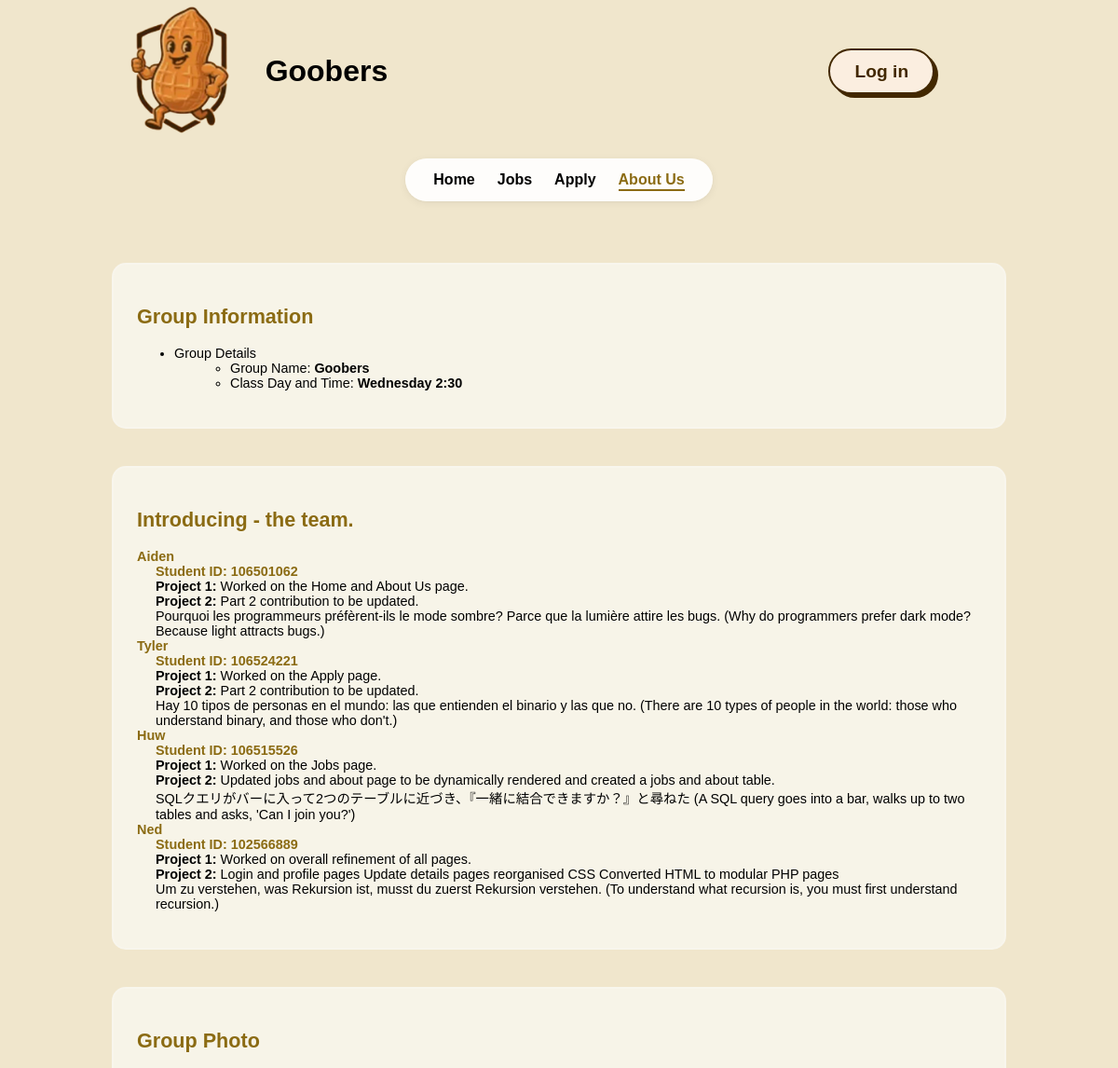
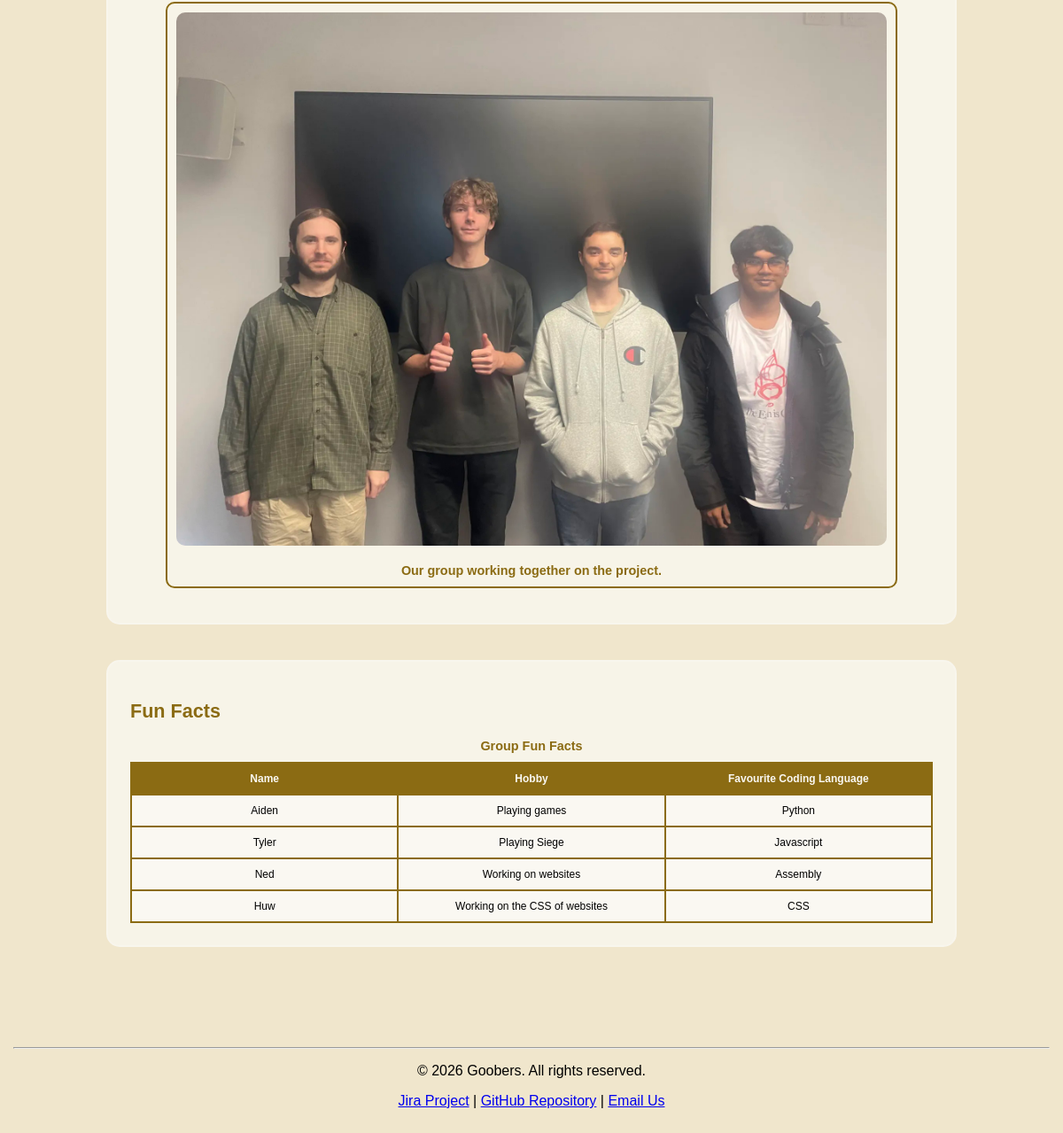
/about_us.php, run on the app's committed database (2 pictures, top to bottom).
### tables this page shows
CREATE TABLE `about` (
  `id` int(11) NOT NULL,
  `name` varchar(50) NOT NULL,
  `student_id` varchar(20) NOT NULL,
  `quote` text NOT NULL,
  `part1_contribution` text NOT NULL,
  `part2_contribution` text NOT NULL
);

### about_us.php (the view, shortened to what this page needs)
<?php
require_once("settings.php");
?>
<?php include "header.inc" ?>
    <main>
        <section id="groupInfo" class="contentBox" aria-label="Group Information">
            <h2>Group Information</h2>
            <ul>
                <li>
                    Group Details
                    <ul>
                        <li>Group Name: <strong>Goobers</strong></li>
                        <li>Class Day and Time: <strong>Wednesday 2:30</strong></li>
                    </ul>
                </li>
            </ul>
        </section>
        <section id="contributions" class="contentBox" aria-label="Team Contributions">
            <h2>Introducing - the team.</h2>
            <?php
            $conn = mysqli_connect($host, $dbuser, $dbpass, $dbname);
            if (!$conn) {
                echo "<p>Unable to load team contributions at this time.</p>";
            } else {
                $result = mysqli_query($conn, "SELECT * FROM about ORDER BY id ASC");
                if (!$result || mysqli_num_rows($result) === 0) {
                    echo "<p>No member information available.</p>";
                } else {
                    echo "<dl>";
                    while ($member = mysqli_fetch_assoc($result)) {
                        $name  = htmlspecialchars($member['name']);
                        $sid   = htmlspecialchars($member['student_id']);
                        $quote = htmlspecialchars($member['quote']);
                        $part1 = htmlspecialchars($member['part1_contribution']);
                        $part2 = htmlspecialchars($member['part2_contribution']);
                        ?>
                        <dt><?php echo $name; ?></dt>
                        <dd class="student-id">Student ID: <?php echo $sid; ?></dd>
                        <dd><strong>Project 1:</strong> <?php echo $part1; ?></dd>
                        <dd><strong>Project 2:</strong> <?php echo $part2; ?></dd>
                        <dd><?php echo $quote; ?></dd>
                        <?php
                    }
                    echo "</dl>";
                }
            }
            ?>
        </section>
        <section id="groupPhoto" class="contentBox" aria-label="Group Photo">
            <h2>Group Photo</h2>
            <figure>
                <img src="images/group_photo.png" alt="Group photo of the Goobers team">
                <figcaption>
                    <strong>Our group working together on the project.</strong>
                </figcaption>
            </figure>
        </section>
        <section id="funFacts" class="contentBox" aria-label="Fun Facts">
            <h2>Fun Facts</h2>
            <table>
                <caption>Group Fun Facts</caption>
                <tr>
                    <th>Name</th>
                    <th>Hobby</th>
                    <th>Favourite Coding Language</th>
                </tr>
                <tr>
                    <td>Aiden</td>
                    <td>Playing games</td>
                    <td>Python</td>
                </tr>
                <tr>
                    <td>Tyler</td>
                    <td>Playing Siege</td>
                    <td>Javascript</td>
                </tr>
                <tr>
                    <td>Ned</td>
                    <td>Working on websites</td>
                    <td>Assembly</td>
                </tr>
                <tr>
                    <td>Huw</td>
                    <td>Working on the CSS of websites</td>
                    <td>CSS</td>
                </tr>
            </table>
        </section>
    </main>
<?php include "footer.inc" ?>

### header.inc (shortened to what this page needs)
<?php
$current_page = basename($_SERVER['PHP_SELF']);
?>
<!DOCTYPE html>
<html lang="en">
  <head>
    <link rel="stylesheet" href="./styles/styles.css">
  </head>
<body>
    <header class="header">
	<div class="item-1">
		<div class="logo_and_title">
		<a href="index.php">
			<img src="images/logo.png" alt="Goobers Logo"
				id="logo" aria-label="Go to homepage"
				title="Take me home!">
		</a>
		<h1>Goobers</h1>
		</div>
	</div>
	<div class="item-2" aria-label="Login button">
		<?php if (isset($_SESSION['username'])): ?>
			<div class="dropdown">
				<div class="dropdown-header">
				<p class="dropdown-btn">
				<?php echo htmlspecialchars($_SESSION['username']); ?>
				<div id="profile_button" aria-label="Go to profile">
				</div>
				</div>
				<div class="dropdown-content">
					<ul>
						<li><a href="profile.php">Account Settings</a></li>
						<li><a href="manage.php">Management Page</a></li>
						<li><a href="logout.php">Logout</a></li>
					</ul>
				</div>
			</div>
		<?php else: ?>
			<div>
			<a href="sign_in.php" class="custom-button" id="account-button">Log in</a>
			</div>
		<?php endif; ?>
	</div>
	<nav class="item-3" aria-label="Main navigation">
	  <ul>
	      <li><a href="index.php" class="<?= $current_page == 'index.php' ? 'active' : '' ?>">Home</a></li>
	      <li><a href="jobs.php" class="<?= $current_page == 'jobs.php' ? 'active' : '' ?>">Jobs</a></li>
	      <li><a href="apply.php" class="<?= $current_page == 'apply.php' ? 'active' : '' ?>">Apply</a></li>
	      <li><a href="about_us.php" class="<?= $current_page == 'about_us.php' ? 'active' : '' ?>">About Us</a></li>
	  </ul>
	</nav>
    </header>

### footer.inc
    <footer aria-label="Footer information">
      <hr>
      <p>&copy; 2026 Goobers. All rights reserved.</p>
      <p>
        <a href="https://student-team-dxgbe8hd.atlassian.net/jira/software/projects/SCRUM/boards/1">Jira Project</a> |
        <a href="https://github.com/Res-ro/goobers-applied-web-sustainable-energy">GitHub Repository</a> |
        <a href="mailto:info@goobers.com">Email Us</a>
      </p>
    </footer>
  </body>
</html>

### styles/styles.css (style rules this page uses)
:root { --main-bg: #dab262; --custom-white: #faf8f2; --custom-cream: #f0e6cc; --custom-peanut:#8b6b13; --custom-peanut2:#ab8b33; --custom-peanut3:#cbab53; --custom-peanut4: #a87f14; --custom-title:#6b4b03; --custom-goober: #f0e6cc; --custom-gooberwhite: #faf8f2; --custom-goobergray: #ebeced; --custom-login: #bab262; --glass-white: rgba(250, 248, 242, 0.75); --glass-white-hover: rgba(250, 248, 242, 0.9); --border-white-soft: rgba(250, 248, 242, 0.4); --shadow-peanut-soft: rgba(139, 107, 19, 0.15); --border-peanut-soft: rgba(201, 168, 76, 0.5); --main-font: Verdana, Geneva, sans-serif; }
body { width: 100%; height: 100%; margin: 0; padding: 0; font-family: var(--main-font); font-size: 16px; background: var(--custom-cream); }
main { width: 80%; min-height: 800px; margin: 30px auto; padding: 20px; background: transparent; }
footer { text-align: center; padding: 15px; margin-top: 30px; color: rgb(0, 0, 0); background: transparent; }
.item-3 li a { cursor: pointer; }
img { max-width: 100%; height: auto; }
header.header { display: grid; grid-template-columns: auto auto; grid-template-rows: auto auto; font-weight: bold; }
.item-1 { grid-area: 1 / 1 / 1 / 1; display: flex; justify-content: center; align-items: center; }
#logo { max-width: 100%; max-height: 150px; transition: 0.2s ease; }
.logo_and_title { display: flex; justify-content: center; align-items: center; color: black; position: relative; right: 80px; }
.item-2 { grid-area: 1 / 2 / 1 / 2; display: flex; justify-content: center; align-items: center; color: var(--custom-peanut); font-size: 1.2em; border-radius: 50px; }
.item-3 { grid-area: 2 / 1 / 3 / -1; display: flex; justify-content: center; padding: 1em; }
.item-3 ul { list-style: none; display: flex; align-items: center; gap: 24px; margin: 0; padding: 0 30px; background: rgba(255, 255, 255, 0.92); border: none; border-radius: 999px; box-shadow: 0 2px 10px rgba(0,0,0,0.06), 0 1px 3px rgba(0,0,0,0.04); backdrop-filter: blur(10px); }
.item-3 li { padding: 14px 0; }
.item-3 a { position: relative; color: black; text-decoration: none; font-weight: 600; transition: color 0.25s ease; }
.item-3 a::after { content: ''; position: absolute; left: 0; bottom: -4px; width: 0; height: 2px; background-color: #8b6b13; transition: width 0.3s ease; }
.item-3 a.active { color: #8b6b13; }
.item-3 a.active::after { width: 100%; }
.custom-button { background-color: #fbeee0; border: 2px solid #422800; border-radius: 30px; box-shadow: #422800 4px 4px 0 0; color: #422800; cursor: pointer; display: inline-block; font-weight: 600; font-size: 1em; padding: 0 18px; line-height: 45px; text-align: center; text-decoration: none; user-select: none; }
@media (min-width: 768px) { .custom-button { min-width: 60px; padding: 0 25px; } }
.contentBox { margin-bottom: 40px; font-size: 0.9em; padding: 25px; border-radius: 15px; background-color: var(--glass-white); border: 2px solid var(--border-white-soft); transition: 0.4s ease; }
.contentBox h2 { color: var(--custom-peanut); }
.contentBox ul ul { list-style-type: circle; margin-left: 20px; }
.contentBox dt { font-weight: bold; color: var(--custom-peanut); }
.contentBox dd { margin-left: 20px; }
.student-id { font-weight: bold; color: var(--custom-peanut); }
.contentBox figure { text-align: center; border: 2px solid var(--custom-peanut); padding: 10px; border-radius: 10px; }
.contentBox figure img { max-width: 100%; height: auto; }
.contentBox figcaption { color: var(--custom-peanut); }
.contentBox table { width: 100%; border-collapse: collapse; background-color: var(--custom-white); table-layout: fixed; word-wrap: break-word; }
.contentBox th, .contentBox td { padding: 10px; border: 2px solid var(--custom-peanut); text-align: center; font-size: 0.75rem; word-break: keep-all; }
.contentBox th { background-color: var(--custom-peanut); color: var(--custom-white); }
.contentBox caption { font-weight: bold; margin-bottom: 10px; color: var(--custom-peanut); }
.contentBox img { max-width: 80%; height: auto; border-radius: 10px; display: block; margin: 0 auto 20px auto; }

### data on the page
about: name "Aiden", student "106501062", part1_contribution "Worked on the Home and About Us page.", part2_contribution "Part 2 contribution to be updated.", quote "Pourquoi les programmeurs préfèrent-ils le mode sombre? Parce que la lumière attire les bugs. (Why do programmers prefer dark mode? Because light attracts bugs.)"
about: name "Tyler", student "106524221", part1_contribution "Worked on the Apply page.", part2_contribution "Part 2 contribution to be updated.", quote "Hay 10 tipos de personas en el mundo: las que entienden el binario y las que no. (There are 10 types of people in the world: those who understand binary, and those who don't.)"
about: name "Huw", student "106515526", part1_contribution "Worked on the Jobs page.", part2_contribution "Updated jobs and about page to be dynamically rendered and created a jobs and about table.", quote "SQLクエリがバーに入って2つのテーブルに近づき、『一緒に結合できますか？』と尋ねた (A SQL query goes into a bar, walks up to two tables and asks, 'Can I join you?')"
about: name "Ned", student "102566889", part1_contribution "Worked on overall refinement of all pages.", part2_contribution "Login and profile pages Update details pages reorganised CSS Converted HTML to modular PHP pages", quote "Um zu verstehen, was Rekursion ist, musst du zuerst Rekursion verstehen. (To understand what recursion is, you must first understand recursion.)"
